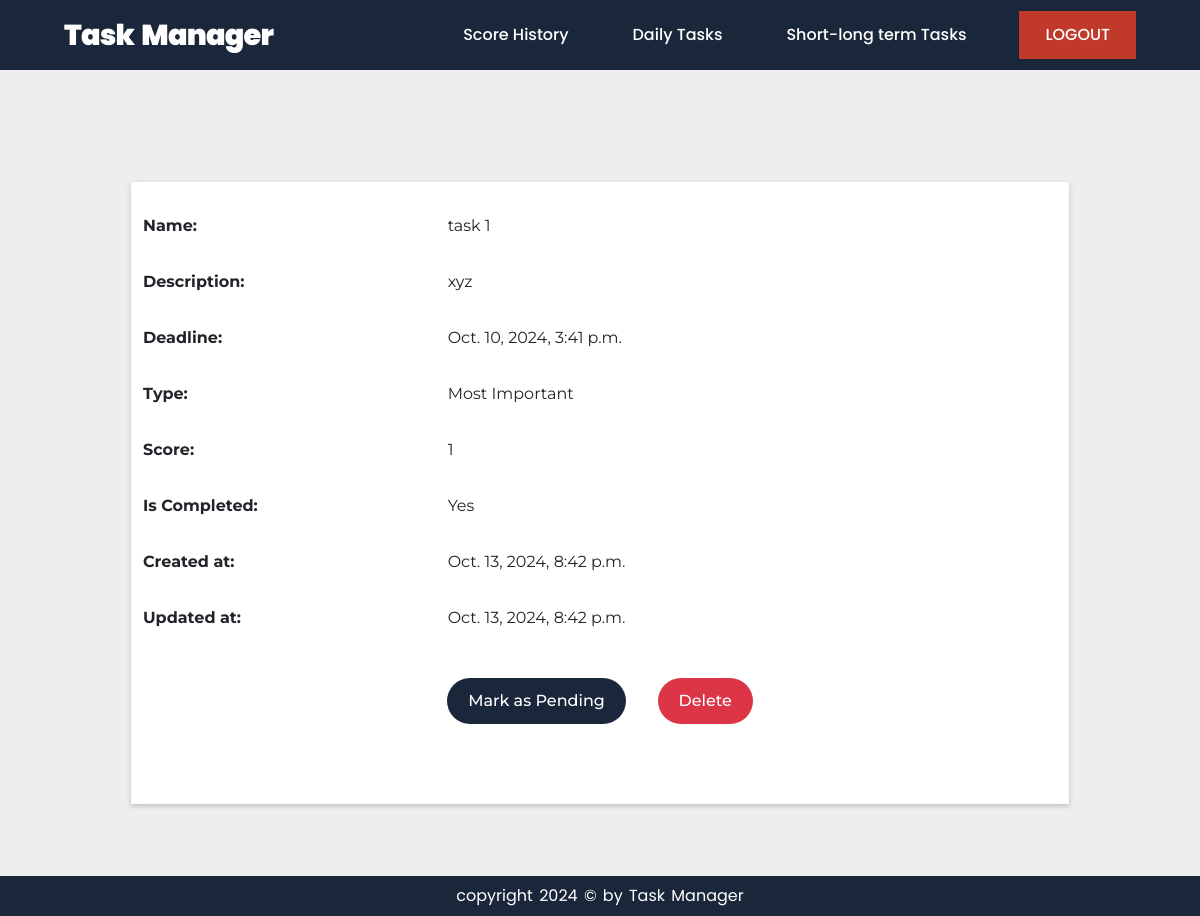
/2/ (signed in), run on the app's committed database.
### task/models.py (models this page shows, shortened)
class Task(models.Model):
    TASK_TYPE_MOST_IMPORTANT = "Most Important"
    TASK_TYPE_CRITICAL = "Critical"
    TASK_TYPE_OTHER = "Other"
    TASK_TYPES = (TASK_TYPE_MOST_IMPORTANT, TASK_TYPE_CRITICAL, TASK_TYPE_OTHER)
    TASK_DUERATION_DAILY = "Daily"
    TASK_DUERATION_LONG_SHORT_TERM = "Long-Short term"
    TASK_DUERATIONS = (TASK_DUERATION_DAILY, TASK_DUERATION_LONG_SHORT_TERM)
    is_completed = models.BooleanField(default=False)
    name = models.CharField(max_length=200)
    description = models.TextField()
    deadline = models.DateTimeField()
    created_by = models.ForeignKey(
        User, on_delete=models.CASCADE, related_name="tasks"
    )
    created_at = models.DateTimeField(auto_now_add=True)
    updated_at = models.DateTimeField(auto_now=True)
    score = models.IntegerField(default=1)
    type = models.CharField(
        max_length=20,
        choices=((i, i) for i in TASK_TYPES),
        default=TASK_TYPE_MOST_IMPORTANT,
    )
    duration = models.CharField(
        max_length=20,
        choices=((i, i) for i in TASK_DUERATIONS),
        default=TASK_DUERATION_LONG_SHORT_TERM,
    )

### task/views.py (the view, shortened to what this page needs)
# urls.py: path("<int:pk>/", views.TaskDetailView.as_view(), name="detail"),
class TaskDetailView(LoginRequiredMixin, View):
    template_name = "task/task-detail.html"
    def get(self, request, pk):
        try:
            task = request.user.tasks.get(pk=pk)
        except ObjectDoesNotExist:
            raise Http404
        return render(request, self.template_name, {"task": task})

### templates/task/task-detail.html (shortened to what this page needs)
{% extends 'base.html' %}
{% block content %}
<section class="detail">
    <div class="container">
        <div class="row">
            <div class="col-12 mx-auto">
                <div class="row">
                    <div class="col-lg-10 col-md-10 col-sm-10 col-12 px-3 card_box mx-auto">
                        <div class="card_content">
                            <div class='row'>
                                <div class='col-md-4'>
                                    <b>Name:</b>
                                </div>
                                <div class='col-md-8'>
                                    {{ task.name }}
                                </div>
                            </div>
                            <div class='row'>
                                <div class='col-md-4'>
                                    <b>Description:</b>
                                </div>
                                <div class='col-md-8'>
                                    {{ task.description }}
                                </div>
                            </div>
                            <div class='row'>
                                <div class='col-md-4'>
                                    <b>Deadline:</b>
                                </div>
                                <div class='col-md-8'>
                                    {{ task.deadline }}
                                </div>
                            </div>
                            <div class='row'>
                                <div class='col-md-4'>
                                    <b>Type:</b>
                                </div>
                                <div class='col-md-8'>
                                    {{ task.type }}
                                </div>
                            </div>
                            <div class='row'>
                                <div class='col-md-4'>
                                    <b>Score:</b>
                                </div>
                                <div class='col-md-8'>
                                    {{ task.score }}
                                </div>
                            </div>
                            <div class='row'>
                                <div class='col-md-4'>
                                    <b>Is Completed:</b>
                                </div>
                                <div class='col-md-8' id="is-completed">
                                    {% if task.is_completed %}Yes {% else %} No{% endif %}
                                </div>
                            </div>
                            <div class='row'>
                                <div class='col-md-4'>
                                    <b>Created at:</b>
                                </div>
                                <div class='col-md-8'>
                                    {{ task.created_at }}
                                </div>
                            </div>
                            <div class='row'>
                                <div class='col-md-4'>
                                    <b>Updated at:</b>
                                </div>
                                <div class='col-md-8'>
                                    {{ task.updated_at }}
                                </div>
                            </div>
                            <div class='row'>
                                <div class='col-md-12 d-flex justify-content-center'>
                                    <button class='add-new-task-btn bg-blue btn-primary p-2 m-3' id="mark-as-btn">
                                        Mark as {% if task.is_completed %}Pending{% else %} Completed{% endif %} </button>
                                    <form method="POST" action="{% url 'task:delete' task.id %}">
                                        <button class='add-new-task-btn btn btn-danger p-2 m-3' type="submit">Delete</button>
                                    </form>
                                </div>
                            </div>
                        </div>
                    </div>
                </div>
            </div>
        </div>
    </div>
</section>
{% endblock content %}

### account/static/css/style.css (style rules this page uses)
* { margin: 0; padding: 0; box-sizing: border-box; }
body { font-family: 'Montserrat', sans-serif; scroll-behavior: smooth; }
:root { --primary-color: #3E9D03; --red: #C0392B; --blue: #1A273A; --black: #43A707; --white-color: #FFFFFF; --Relway: 'Raleway', sans-serif; --Poppins: 'Poppins', sans-serif; --Roboto: 'Roboto', sans-serif; }
.row>* { padding-right: calc(var(--bs-gutter-x) * .0); padding-left: calc(var(--bs-gutter-x) * .0); }

### account/static/css/responsive.css (style rules this page uses)
:root { --primary-color: #3E9D03; --blue: #1A273A; --black: #43A707; --white-color: #FFFFFF; --Relway: 'Raleway', sans-serif; --Poppins: 'Poppins', sans-serif; --Roboto: 'Roboto', sans-serif; }

### account/static/css/table.css (style rules this page uses)
:root { --primary-color: #3E9D03; --blue: #1A273A; --black: #43A707; --white-color: #FFFFFF; --Relway: 'Raleway', sans-serif; --Poppins: 'Poppins', sans-serif; --Roboto: 'Roboto', sans-serif; }
.bg-blue { background-color: var(--blue) !important; color: var(--white-color); }
.add-new-task-btn { padding: .7rem 1.3rem !important; border: none; outline: none; font-size: 1rem; font-weight: 500; border-radius: 4rem; }
.card_content { background-color: var(--white-color); width: 100%; padding: 2rem 1.5rem; }
.card_box { padding: 7rem 0rem; }
.card_content { box-shadow: 0px 2px 5px 0px rgba(0,0,0,.2) !important; }
.card_content > * { margin-bottom: 2rem; }

### data on the page
Task: name "task 1", description "xyz", deadline "Oct. 10, 2024, 3:41 p.m.", type "Most Important", score "1", created_at "Oct. 13, 2024, 8:42 p.m.", updated_at "Oct. 13, 2024, 8:42 p.m."
